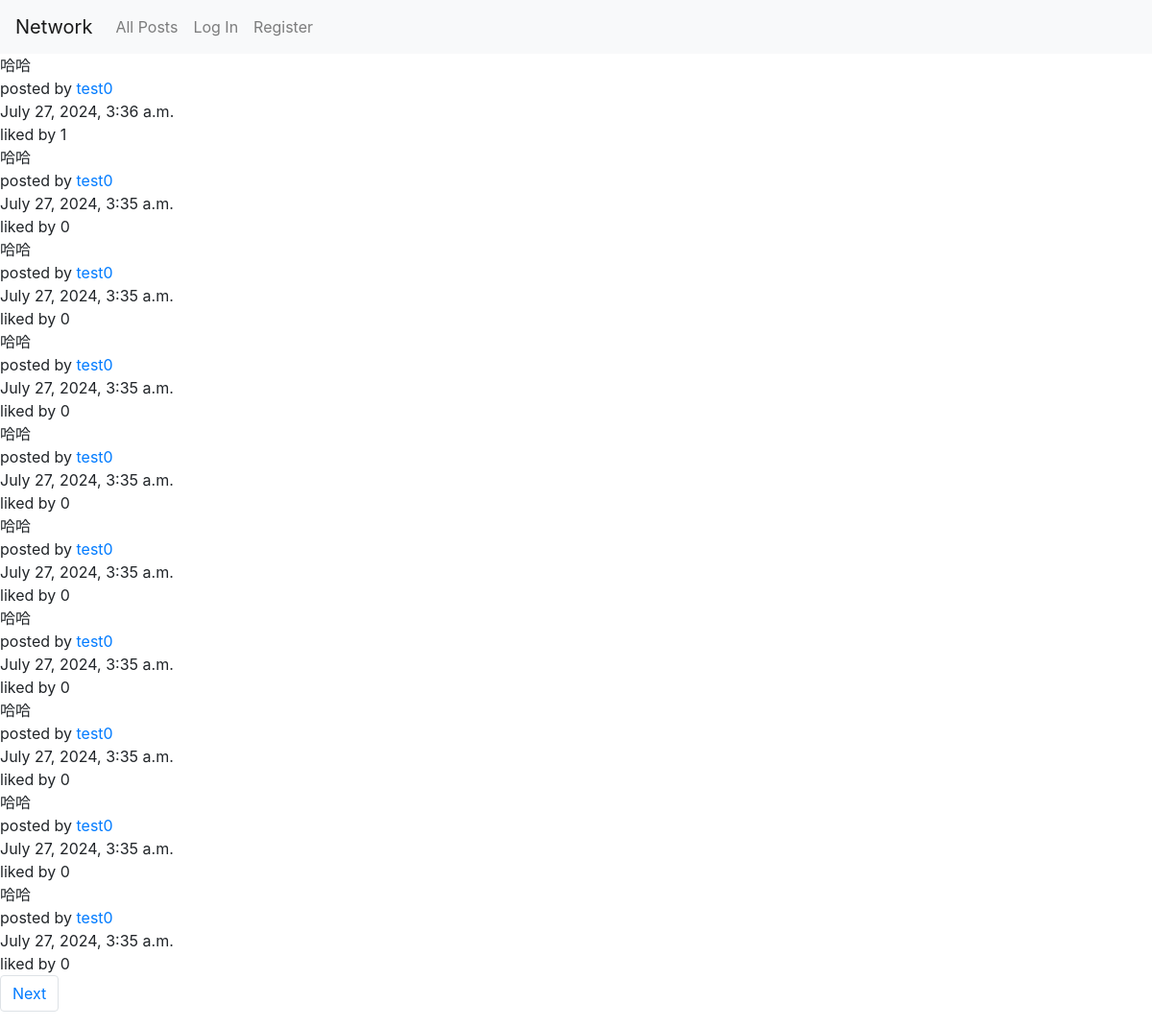
The page / on the database its author committed.
### network/models.py (models this page shows)
class Post(models.Model):
    poster = models.ForeignKey(User, null=True, on_delete=models.SET_NULL, related_name="poster")
    time = models.DateTimeField(auto_now_add=True)
    content = models.CharField(max_length=400)
    likes = models.IntegerField(default=0, validators=[MinValueValidator(0)])

class User(AbstractUser):
    pass

### network/views.py (the view, shortened to what this page needs)
# urls.py: path("", views.index, name="index"),
def index(request):
    if request.method == "GET":
        try:
            posts = Post.objects.all().order_by("-time")
        except EmptyResultSet:
            posts = None
        liked_posts = []
        try:
            likes = Likeship.objects.filter(liker=request.user)
            for like in likes:
                liked_posts.append(like.post.id)
        except TypeError:
            liked_posts = []
        posts_per_page = paginate(posts, request)
        return render(request, "network/index.html", {
            "form": PostForm,
            "posts": posts,
            "posts_per_page": posts_per_page,
            "liked_posts": liked_posts
        })
    else:
        HttpResponse("good")

### network/views.py (called while the page is built)
def paginate(posts, request):
    paginator = Paginator(posts, 10)
    page_number = request.GET.get('page')
    posts_per_page = paginator.get_page(page_number)
    return posts_per_page

### network/templates/network/index.html (shortened to what this page needs)
{% extends "network/layout.html" %}

### network/templates/network/layout.html (shortened to what this page needs)
{% load static %}
<!DOCTYPE html>
<html lang="en">
    <head>
        <link rel="stylesheet" href="https://stackpath.bootstrapcdn.com/bootstrap/4.4.1/css/bootstrap.min.css">
        <link href="{% static 'network/styles.css' %}" rel="stylesheet">
    </head>
    <body>
        <nav class="navbar navbar-expand-lg navbar-light bg-light">
            <a class="navbar-brand" href="{% url 'index' %}">Network</a>
            <div>
              <ul class="navbar-nav mr-auto">
                <li class="nav-item">
                  <a class="nav-link" href="{% url 'index' %}">All Posts</a>
                </li>
                {% if user.is_authenticated %}
                    <li class="nav-item">
                        <a class="nav-link" href="{% url 'following' %}">Following</a>
                    </li>
                    <li class="nav-item">
                        <a class="nav-link" href="{% url 'logout' %}">Log Out</a>
                    </li>
                {% else %}
                    <li class="nav-item">
                        <a class="nav-link" href="{% url 'login' %}">Log In</a>
                    </li>
                    <li class="nav-item">
                        <a class="nav-link" href="{% url 'register' %}">Register</a>
                    </li>
                {% endif %}
              </ul>
            </div>
          </nav>
        <div class="body">
            <div class="posts-view">
                {% for post in posts_per_page %}
                <div id="content_{{ post.id }}">{{ post.content }}</div>
                {% if post.poster %}
                <div>posted by <a href="{% url 'profile' user_id=post.poster.id %}">{{ post.poster }}</a></div>
                {% else %}
                <div>The User who posted this has left</div>
                {% endif %}
                <div>{{ post.time }}</div>
                <div id="likes_{{ post.id }}" data-count="{{ post.likes }}">liked by {{ post.likes }}</div>
                {% endfor %}
            </div>
              <nav aria-label="Page navigation example">
                  <ul class="pagination">
                  {% if posts_per_page.has_next %}
                    <li class="page-item"><a class="page-link" href="?page={{ posts_per_page.next_page_number }}">Next</a></li>
                  {% endif %}
                  </ul>
                </nav>
        </div>
    </body>
</html>

### rows shown on the page
Post: content "哈哈", poster "test0", time "July 27, 2024, 3:36 a.m.", likes "1"
Post: content "哈哈", poster "test0", time "July 27, 2024, 3:35 a.m.", likes "0"
Post: content "哈哈", poster "test0", time "July 27, 2024, 3:35 a.m.", likes "0"
Post: content "哈哈", poster "test0", time "July 27, 2024, 3:35 a.m.", likes "0"
Post: content "哈哈", poster "test0", time "July 27, 2024, 3:35 a.m.", likes "0"
Post: content "哈哈", poster "test0", time "July 27, 2024, 3:35 a.m.", likes "0"
Post: content "哈哈", poster "test0", time "July 27, 2024, 3:35 a.m.", likes "0"
Post: content "哈哈", poster "test0", time "July 27, 2024, 3:35 a.m.", likes "0"
Post: content "哈哈", poster "test0", time "July 27, 2024, 3:35 a.m.", likes "0"
Post: content "哈哈", poster "test0", time "July 27, 2024, 3:35 a.m.", likes "0"
